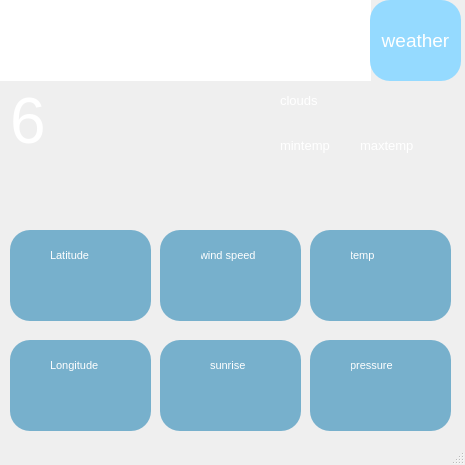
<?xml version="1.0" encoding="UTF-8"?>
<ui version="4.0">
 <class>MainWindow</class>
 <widget class="QMainWindow" name="MainWindow">
  <property name="windowModality">
   <enum>Qt::NonModal</enum>
  </property>
  <property name="enabled">
   <bool>true</bool>
  </property>
  <property name="geometry">
   <rect>
    <x>0</x>
    <y>0</y>
    <width>465</width>
    <height>465</height>
   </rect>
  </property>
  <property name="windowTitle">
   <string>MainWindow</string>
  </property>
  <property name="styleSheet">
   <string notr="true">
background-color:   rgb(149, 218, 255);
Label_2 {
    
    font-size: 20px;
    color: #006325;     
}        </string>
  </property>
  <property name="dockNestingEnabled">
   <bool>false</bool>
  </property>
  <widget class="QWidget" name="centralwidget">
   <widget class="QLabel" name="lbltemprature">
    <property name="geometry">
     <rect>
      <x>10</x>
      <y>80</y>
      <width>261</width>
      <height>81</height>
     </rect>
    </property>
    <property name="font">
     <font>
      <pointsize>48</pointsize>
     </font>
    </property>
    <property name="styleSheet">
     <string notr="true">border-color:rgb(149, 218, 255);
border: 0px; 
color: rgb(255, 255, 255);
  border-radius: 20px;
    border-style: outset;
</string>
    </property>
    <property name="text">
     <string>6</string>
    </property>
   </widget>
   <widget class="QPlainTextEdit" name="pln">
    <property name="geometry">
     <rect>
      <x>0</x>
      <y>0</y>
      <width>371</width>
      <height>81</height>
     </rect>
    </property>
    <property name="font">
     <font>
      <pointsize>22</pointsize>
     </font>
    </property>
    <property name="styleSheet">
     <string notr="true">border-color:rgb(149, 218, 255);
border: 2px; 
color: rgb(255, 255, 255);</string>
    </property>
    <property name="plainText">
     <string>Location</string>
    </property>
   </widget>
   <widget class="QPushButton" name="new_city">
    <property name="geometry">
     <rect>
      <x>370</x>
      <y>0</y>
      <width>91</width>
      <height>81</height>
     </rect>
    </property>
    <property name="font">
     <font>
      <pointsize>14</pointsize>
     </font>
    </property>
    <property name="styleSheet">
     <string notr="true">QPushButton {
    
	color: rgb(255, 255, 255);
    border: 0px  ;
    border-radius: 20px;
    border-style: outset;
	background-color: qlineargradient(spread:pad, x1:1, y1:0, x2:1, y2:0, stop:0 rgba(149, 218, 255, 255), stop:1 rgba(105, 216, 242, 237));
    padding: 1px;
    }

QPushButton:hover {
  
	background-color: qlineargradient(spread:pad, x1:1, y1:0, x2:1, y2:0, stop:0 rgba(100, 201, 255, 255), stop:1 rgba(149, 218, 255, 255));


    }

QPushButton:pressed {
	background-color: qlineargradient(spread:pad, x1:1, y1:0, x2:1, y2:0, stop:0 rgba(120, 201, 255, 255), stop:0.473684 rgba(149, 218, 255, 255));



    border-style: inset;
   
    }</string>
    </property>
    <property name="text">
     <string>weather</string>
    </property>
   </widget>
   <widget class="QGroupBox" name="groupBox_2">
    <property name="geometry">
     <rect>
      <x>10</x>
      <y>230</y>
      <width>141</width>
      <height>91</height>
     </rect>
    </property>
    <property name="styleSheet">
     <string notr="true">background-color: rgb(119, 176, 204);
  border-radius: 20px;
    border-style: outset;</string>
    </property>
    <property name="title">
     <string/>
    </property>
    <widget class="QLabel" name="latitude_label1_2">
     <property name="geometry">
      <rect>
       <x>40</x>
       <y>10</y>
       <width>71</width>
       <height>30</height>
      </rect>
     </property>
     <property name="minimumSize">
      <size>
       <width>0</width>
       <height>30</height>
      </size>
     </property>
     <property name="font">
      <font>
       <family>MS Shell Dlg 2</family>
       <pointsize>8</pointsize>
      </font>
     </property>
     <property name="styleSheet">
      <string notr="true">border-color:rgb(149, 218, 255);
border: 2px; 
color: rgb(255, 255, 255);</string>
     </property>
     <property name="text">
      <string>Latitude</string>
     </property>
    </widget>
    <widget class="QLabel" name="lbllat">
     <property name="geometry">
      <rect>
       <x>20</x>
       <y>40</y>
       <width>90</width>
       <height>50</height>
      </rect>
     </property>
     <property name="minimumSize">
      <size>
       <width>90</width>
       <height>50</height>
      </size>
     </property>
     <property name="maximumSize">
      <size>
       <width>50</width>
       <height>50</height>
      </size>
     </property>
     <property name="font">
      <font>
       <pointsize>12</pointsize>
      </font>
     </property>
     <property name="styleSheet">
      <string notr="true">border-color:rgb(149, 218, 255);
border: 2px; 
color: rgb(255, 255, 255);</string>
     </property>
     <property name="text">
      <string/>
     </property>
     <property name="pixmap">
      <pixmap>:/weather/icons/weather/png/031-weather forecast.png</pixmap>
     </property>
     <property name="scaledContents">
      <bool>true</bool>
     </property>
     <property name="alignment">
      <set>Qt::AlignCenter</set>
     </property>
    </widget>
    <widget class="QPushButton" name="pushButton_6">
     <property name="geometry">
      <rect>
       <x>10</x>
       <y>10</y>
       <width>31</width>
       <height>31</height>
      </rect>
     </property>
     <property name="styleSheet">
      <string notr="true">background-color: rgb(119, 176, 204);</string>
     </property>
     <property name="text">
      <string/>
     </property>
     <property name="icon">
      <iconset>
       <normaloff>image/lat.png</normaloff>image/lat.png</iconset>
     </property>
     <property name="iconSize">
      <size>
       <width>20</width>
       <height>20</height>
      </size>
     </property>
    </widget>
   </widget>
   <widget class="QGroupBox" name="groupBox_3">
    <property name="geometry">
     <rect>
      <x>160</x>
      <y>230</y>
      <width>141</width>
      <height>91</height>
     </rect>
    </property>
    <property name="styleSheet">
     <string notr="true">background-color: rgb(119, 176, 204);
  border-radius: 20px;
    border-style: outset;</string>
    </property>
    <property name="title">
     <string/>
    </property>
    <widget class="QLabel" name="latitude_label1_3">
     <property name="geometry">
      <rect>
       <x>40</x>
       <y>10</y>
       <width>91</width>
       <height>30</height>
      </rect>
     </property>
     <property name="minimumSize">
      <size>
       <width>0</width>
       <height>30</height>
      </size>
     </property>
     <property name="font">
      <font>
       <family>MS Shell Dlg 2</family>
       <pointsize>8</pointsize>
      </font>
     </property>
     <property name="styleSheet">
      <string notr="true">border-color:rgb(149, 218, 255);
border: 2px; 
color: rgb(255, 255, 255);</string>
     </property>
     <property name="text">
      <string>wind speed</string>
     </property>
    </widget>
    <widget class="QLabel" name="lblwinds">
     <property name="geometry">
      <rect>
       <x>20</x>
       <y>40</y>
       <width>90</width>
       <height>50</height>
      </rect>
     </property>
     <property name="minimumSize">
      <size>
       <width>90</width>
       <height>50</height>
      </size>
     </property>
     <property name="maximumSize">
      <size>
       <width>50</width>
       <height>50</height>
      </size>
     </property>
     <property name="font">
      <font>
       <pointsize>12</pointsize>
      </font>
     </property>
     <property name="styleSheet">
      <string notr="true">border-color:rgb(149, 218, 255);
border: 2px; 
color: rgb(255, 255, 255);</string>
     </property>
     <property name="text">
      <string/>
     </property>
     <property name="pixmap">
      <pixmap>:/weather/icons/weather/png/031-weather forecast.png</pixmap>
     </property>
     <property name="scaledContents">
      <bool>true</bool>
     </property>
     <property name="alignment">
      <set>Qt::AlignCenter</set>
     </property>
    </widget>
    <widget class="QPushButton" name="pushButton">
     <property name="geometry">
      <rect>
       <x>10</x>
       <y>10</y>
       <width>31</width>
       <height>31</height>
      </rect>
     </property>
     <property name="styleSheet">
      <string notr="true">background-color: rgb(119, 176, 204);</string>
     </property>
     <property name="text">
      <string/>
     </property>
     <property name="icon">
      <iconset>
       <normaloff>image/wind2.png</normaloff>image/wind2.png</iconset>
     </property>
     <property name="iconSize">
      <size>
       <width>20</width>
       <height>20</height>
      </size>
     </property>
    </widget>
   </widget>
   <widget class="QGroupBox" name="groupBox_4">
    <property name="geometry">
     <rect>
      <x>310</x>
      <y>230</y>
      <width>141</width>
      <height>91</height>
     </rect>
    </property>
    <property name="styleSheet">
     <string notr="true">background-color: rgb(119, 176, 204);
  border-radius: 20px;
    border-style: outset;</string>
    </property>
    <property name="title">
     <string/>
    </property>
    <widget class="QLabel" name="latitude_label1_4">
     <property name="geometry">
      <rect>
       <x>40</x>
       <y>10</y>
       <width>41</width>
       <height>30</height>
      </rect>
     </property>
     <property name="minimumSize">
      <size>
       <width>0</width>
       <height>30</height>
      </size>
     </property>
     <property name="font">
      <font>
       <family>MS Shell Dlg 2</family>
       <pointsize>8</pointsize>
      </font>
     </property>
     <property name="styleSheet">
      <string notr="true">border-color:rgb(149, 218, 255);
border: 2px; 
color: rgb(255, 255, 255);</string>
     </property>
     <property name="text">
      <string>temp</string>
     </property>
    </widget>
    <widget class="QLabel" name="lbltemp">
     <property name="geometry">
      <rect>
       <x>20</x>
       <y>40</y>
       <width>90</width>
       <height>50</height>
      </rect>
     </property>
     <property name="minimumSize">
      <size>
       <width>90</width>
       <height>50</height>
      </size>
     </property>
     <property name="maximumSize">
      <size>
       <width>50</width>
       <height>50</height>
      </size>
     </property>
     <property name="font">
      <font>
       <pointsize>12</pointsize>
      </font>
     </property>
     <property name="styleSheet">
      <string notr="true">border-color:rgb(149, 218, 255);
border: 2px; 
color: rgb(255, 255, 255);</string>
     </property>
     <property name="text">
      <string/>
     </property>
     <property name="pixmap">
      <pixmap>:/weather/icons/weather/png/031-weather forecast.png</pixmap>
     </property>
     <property name="scaledContents">
      <bool>true</bool>
     </property>
     <property name="alignment">
      <set>Qt::AlignCenter</set>
     </property>
    </widget>
    <widget class="QPushButton" name="pushButton_2">
     <property name="geometry">
      <rect>
       <x>10</x>
       <y>10</y>
       <width>31</width>
       <height>31</height>
      </rect>
     </property>
     <property name="styleSheet">
      <string notr="true">background-color: rgb(119, 176, 204);</string>
     </property>
     <property name="text">
      <string/>
     </property>
     <property name="icon">
      <iconset>
       <normaloff>image/temp3.png</normaloff>image/temp3.png</iconset>
     </property>
     <property name="iconSize">
      <size>
       <width>20</width>
       <height>20</height>
      </size>
     </property>
    </widget>
   </widget>
   <widget class="QGroupBox" name="groupBox_5">
    <property name="geometry">
     <rect>
      <x>10</x>
      <y>340</y>
      <width>141</width>
      <height>91</height>
     </rect>
    </property>
    <property name="styleSheet">
     <string notr="true">background-color: rgb(119, 176, 204);
  border-radius: 20px;
    border-style: outset;</string>
    </property>
    <property name="title">
     <string/>
    </property>
    <widget class="QLabel" name="latitude_label1_5">
     <property name="geometry">
      <rect>
       <x>40</x>
       <y>10</y>
       <width>71</width>
       <height>30</height>
      </rect>
     </property>
     <property name="minimumSize">
      <size>
       <width>0</width>
       <height>30</height>
      </size>
     </property>
     <property name="font">
      <font>
       <family>MS Shell Dlg 2</family>
       <pointsize>8</pointsize>
      </font>
     </property>
     <property name="styleSheet">
      <string notr="true">border-color:rgb(149, 218, 255);
border: 2px; 
color: rgb(255, 255, 255);</string>
     </property>
     <property name="text">
      <string>Longitude</string>
     </property>
    </widget>
    <widget class="QLabel" name="lbllot">
     <property name="geometry">
      <rect>
       <x>20</x>
       <y>40</y>
       <width>90</width>
       <height>50</height>
      </rect>
     </property>
     <property name="minimumSize">
      <size>
       <width>90</width>
       <height>50</height>
      </size>
     </property>
     <property name="maximumSize">
      <size>
       <width>50</width>
       <height>50</height>
      </size>
     </property>
     <property name="font">
      <font>
       <pointsize>12</pointsize>
      </font>
     </property>
     <property name="styleSheet">
      <string notr="true">border-color:rgb(149, 218, 255);
border: 2px; 
color: rgb(255, 255, 255);</string>
     </property>
     <property name="text">
      <string/>
     </property>
     <property name="pixmap">
      <pixmap>:/weather/icons/weather/png/031-weather forecast.png</pixmap>
     </property>
     <property name="scaledContents">
      <bool>true</bool>
     </property>
     <property name="alignment">
      <set>Qt::AlignCenter</set>
     </property>
    </widget>
    <widget class="QPushButton" name="pushButton_3">
     <property name="geometry">
      <rect>
       <x>10</x>
       <y>10</y>
       <width>31</width>
       <height>31</height>
      </rect>
     </property>
     <property name="styleSheet">
      <string notr="true">background-color: rgb(119, 176, 204);</string>
     </property>
     <property name="text">
      <string/>
     </property>
     <property name="icon">
      <iconset>
       <normaloff>image/lat2.png</normaloff>image/lat2.png</iconset>
     </property>
     <property name="iconSize">
      <size>
       <width>20</width>
       <height>20</height>
      </size>
     </property>
    </widget>
   </widget>
   <widget class="QGroupBox" name="groupBox_6">
    <property name="geometry">
     <rect>
      <x>160</x>
      <y>340</y>
      <width>141</width>
      <height>91</height>
     </rect>
    </property>
    <property name="styleSheet">
     <string notr="true">background-color: rgb(119, 176, 204);
  border-radius: 20px;
    border-style: outset;</string>
    </property>
    <property name="title">
     <string/>
    </property>
    <widget class="QLabel" name="latitude_label1_6">
     <property name="geometry">
      <rect>
       <x>50</x>
       <y>10</y>
       <width>61</width>
       <height>30</height>
      </rect>
     </property>
     <property name="minimumSize">
      <size>
       <width>0</width>
       <height>30</height>
      </size>
     </property>
     <property name="font">
      <font>
       <family>MS Shell Dlg 2</family>
       <pointsize>8</pointsize>
      </font>
     </property>
     <property name="styleSheet">
      <string notr="true">border-color:rgb(149, 218, 255);
border: 2px; 
color: rgb(255, 255, 255);</string>
     </property>
     <property name="text">
      <string>sunrise</string>
     </property>
    </widget>
    <widget class="QLabel" name="lblsunrise">
     <property name="geometry">
      <rect>
       <x>20</x>
       <y>40</y>
       <width>90</width>
       <height>50</height>
      </rect>
     </property>
     <property name="minimumSize">
      <size>
       <width>90</width>
       <height>0</height>
      </size>
     </property>
     <property name="maximumSize">
      <size>
       <width>50</width>
       <height>50</height>
      </size>
     </property>
     <property name="font">
      <font>
       <pointsize>12</pointsize>
      </font>
     </property>
     <property name="styleSheet">
      <string notr="true">border-color:rgb(149, 218, 255);
border: 2px; 
color: rgb(255, 255, 255);</string>
     </property>
     <property name="text">
      <string/>
     </property>
     <property name="pixmap">
      <pixmap>:/weather/icons/weather/png/031-weather forecast.png</pixmap>
     </property>
     <property name="scaledContents">
      <bool>true</bool>
     </property>
     <property name="alignment">
      <set>Qt::AlignCenter</set>
     </property>
    </widget>
    <widget class="QPushButton" name="pushButton_4">
     <property name="geometry">
      <rect>
       <x>10</x>
       <y>10</y>
       <width>31</width>
       <height>31</height>
      </rect>
     </property>
     <property name="styleSheet">
      <string notr="true">background-color: rgb(119, 176, 204);</string>
     </property>
     <property name="text">
      <string/>
     </property>
     <property name="icon">
      <iconset>
       <normaloff>image/sunrise.png</normaloff>image/sunrise.png</iconset>
     </property>
     <property name="iconSize">
      <size>
       <width>20</width>
       <height>20</height>
      </size>
     </property>
    </widget>
   </widget>
   <widget class="QGroupBox" name="groupBox_7">
    <property name="geometry">
     <rect>
      <x>310</x>
      <y>340</y>
      <width>141</width>
      <height>91</height>
     </rect>
    </property>
    <property name="styleSheet">
     <string notr="true">background-color: rgb(119, 176, 204);
  border-radius: 20px;
    border-style: outset;</string>
    </property>
    <property name="title">
     <string/>
    </property>
    <widget class="QLabel" name="latitude_label1_7">
     <property name="geometry">
      <rect>
       <x>40</x>
       <y>10</y>
       <width>71</width>
       <height>30</height>
      </rect>
     </property>
     <property name="minimumSize">
      <size>
       <width>0</width>
       <height>30</height>
      </size>
     </property>
     <property name="font">
      <font>
       <family>MS Shell Dlg 2</family>
       <pointsize>8</pointsize>
      </font>
     </property>
     <property name="styleSheet">
      <string notr="true">border-color:rgb(149, 218, 255);
border: 2px; 
color: rgb(255, 255, 255);</string>
     </property>
     <property name="text">
      <string>pressure</string>
     </property>
    </widget>
    <widget class="QLabel" name="lblpressure">
     <property name="geometry">
      <rect>
       <x>20</x>
       <y>40</y>
       <width>90</width>
       <height>50</height>
      </rect>
     </property>
     <property name="minimumSize">
      <size>
       <width>90</width>
       <height>50</height>
      </size>
     </property>
     <property name="maximumSize">
      <size>
       <width>50</width>
       <height>50</height>
      </size>
     </property>
     <property name="font">
      <font>
       <pointsize>12</pointsize>
      </font>
     </property>
     <property name="styleSheet">
      <string notr="true">border-color:rgb(149, 218, 255);
border: 2px; 
color: rgb(255, 255, 255);</string>
     </property>
     <property name="text">
      <string/>
     </property>
     <property name="pixmap">
      <pixmap>:/weather/icons/weather/png/031-weather forecast.png</pixmap>
     </property>
     <property name="scaledContents">
      <bool>true</bool>
     </property>
     <property name="alignment">
      <set>Qt::AlignCenter</set>
     </property>
    </widget>
    <widget class="QPushButton" name="pushButton_5">
     <property name="geometry">
      <rect>
       <x>10</x>
       <y>10</y>
       <width>31</width>
       <height>31</height>
      </rect>
     </property>
     <property name="styleSheet">
      <string notr="true">background-color: rgb(119, 176, 204);</string>
     </property>
     <property name="text">
      <string/>
     </property>
     <property name="icon">
      <iconset>
       <normaloff>image/pressure.png</normaloff>image/pressure.png</iconset>
     </property>
     <property name="iconSize">
      <size>
       <width>20</width>
       <height>20</height>
      </size>
     </property>
    </widget>
   </widget>
   <widget class="QLabel" name="mintemp">
    <property name="geometry">
     <rect>
      <x>280</x>
      <y>130</y>
      <width>81</width>
      <height>31</height>
     </rect>
    </property>
    <property name="font">
     <font>
      <pointsize>10</pointsize>
     </font>
    </property>
    <property name="styleSheet">
     <string notr="true">border-color:rgb(149, 218, 255);
border: 0px; 
color: rgb(255, 255, 255);
  border-radius: 20px;
    border-style: outset;
</string>
    </property>
    <property name="text">
     <string>mintemp</string>
    </property>
   </widget>
   <widget class="QLabel" name="maxtemp">
    <property name="geometry">
     <rect>
      <x>360</x>
      <y>130</y>
      <width>101</width>
      <height>31</height>
     </rect>
    </property>
    <property name="font">
     <font>
      <pointsize>10</pointsize>
     </font>
    </property>
    <property name="styleSheet">
     <string notr="true">border-color:rgb(149, 218, 255);
border: 0px; 
color: rgb(255, 255, 255);
  border-radius: 20px;
    border-style: outset;
</string>
    </property>
    <property name="text">
     <string>maxtemp</string>
    </property>
   </widget>
   <widget class="QLabel" name="status">
    <property name="geometry">
     <rect>
      <x>280</x>
      <y>80</y>
      <width>181</width>
      <height>41</height>
     </rect>
    </property>
    <property name="font">
     <font>
      <pointsize>10</pointsize>
     </font>
    </property>
    <property name="styleSheet">
     <string notr="true">border-color:rgb(149, 218, 255);
border: 0px; 
color: rgb(255, 255, 255);
  border-radius: 20px;
    border-style: outset;
</string>
    </property>
    <property name="text">
     <string>clouds</string>
    </property>
   </widget>
  </widget>
  <widget class="QStatusBar" name="statusbar"/>
 </widget>
 <resources/>
 <connections/>
</ui>
